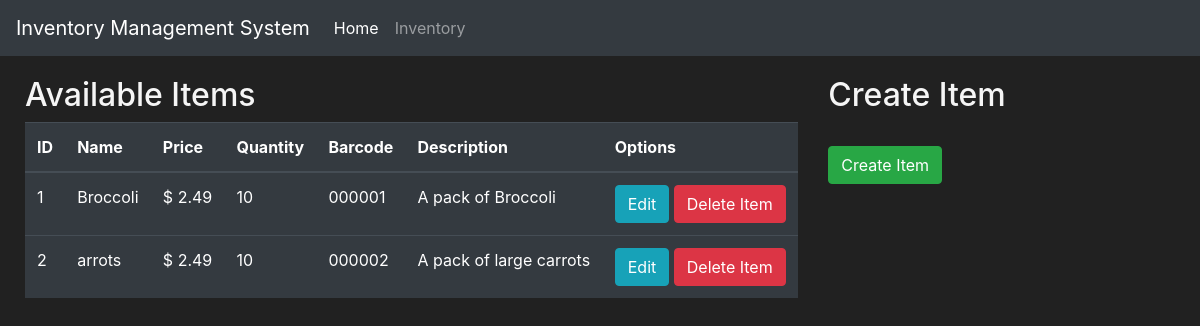
The page /inventory on the database as committed earlier.
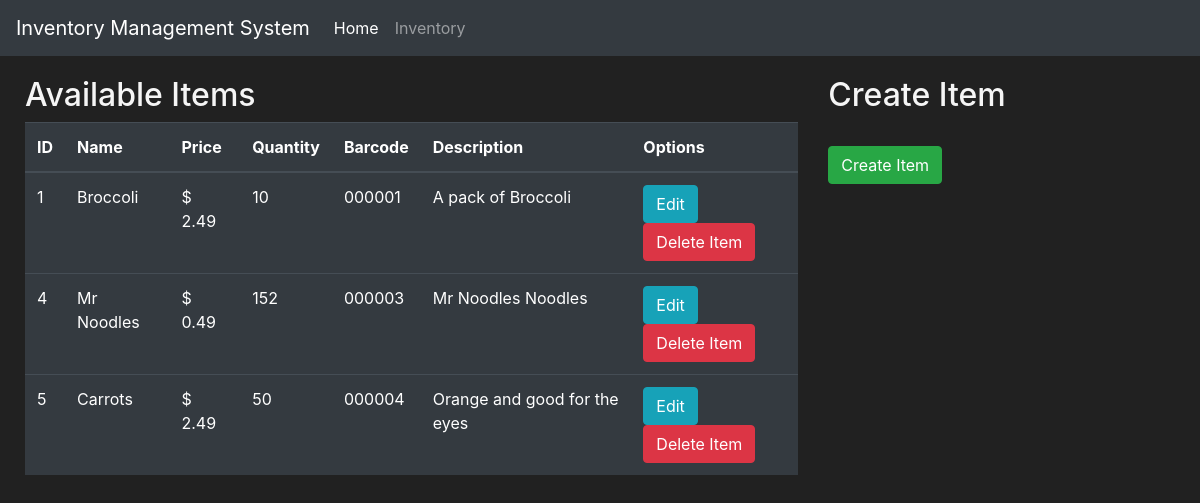
The same page on the database as committed later.
### inventory/models.py (models this page shows)
class Item(db.Model):
    id = db.Column(db.Integer(), primary_key = True)
    name = db.Column(db.String(length = 30), nullable = False, unique = True)
    price = db.Column(db.Float(), nullable = False)
    quantity = db.Column(db.Integer(), nullable = False)
    barcode = db.Column(db.String(length = 12), nullable = False, unique = True)
    description = db.Column(db.String(length = 1024), nullable = False)

### inventory/routes.py (the view, shortened to what this page needs)
@app.route('/inventory', methods=['GET', 'POST'])
def inventory_page():
    deleting_form = DeleteItemForm()
    creating_form = CreateItemForm()
    if request.method == "GET":
        items = Item.query.all()
        return render_template('inventory.html', items=items, deleting_form = deleting_form, creating_form = creating_form)

### inventory/templates/inventory.html (shortened to what this page needs)
{% extends 'base.html' %}
{% block content %}
    <div class = "row" style="margin-top:20px; margin-left:10px">
        <div class="col-8">
            <h2>Available Items</h2>
            <table class="table table-hover table-dark">
                <thead>
                    <tr>
                        <th scope="col">ID</th>
                        <th scope="col">Name</th>
                        <th scope="col">Price</th>
                        <th scope="col">Quantity</th>
                        <th scope="col">Barcode</th>
                        <th scope="col">Description</th>
                        <th scope="col">Options</th>
                    </tr>
                </thead>
                <tbody>
                    {% for item in items %}
                    <tr>
                        <td>{{ item.id }}</td>
                        <td>{{ item.name }}</td>
                        <td>$ {{ item.price }}</td>
                        <td>{{ item.quantity }}</td>
                        <td>{{ item.barcode }}</td>
                        <td>{{ item.description }}</td>
                        <td>
                            <button class="btn btn-outline btn-info" data-toggle="modal" data-target="#Modal-MoreInfo-{{ item.id }}">Edit</button>
                            <button class="btn btn-outline btn-danger" data-toggle="modal" data-target="#Modal-Delete-{{ item.id }}">Delete Item</button>
                        </td>
                    </tr>
                    {% endfor %}
                </tbody>
            </table>
        </div>
        <div class="col-4">
            <h2>Create Item</h2>
            <br>
            <button class="btn btn-outline btn-success" data-toggle="modal" data-target="#Modal-CreateItem">Create Item</button>
        </div>
    </div>
{% endblock %}

### inventory/templates/base.html (shortened to what this page needs)
<!doctype html>
<html lang="en">
<head>
    <link rel="stylesheet" href="https://cdn.jsdelivr.net/npm/bootstrap@4.5.3/dist/css/bootstrap.min.css"
>
</head>
<body>
    <nav class="navbar navbar-expand-md navbar-dark bg-dark">
        <a class="navbar-brand" href="#">Inventory Management System</a>
        <div class="collapse navbar-collapse" id="navbarNav">
            <ul class="navbar-nav mr-auto">
                <li class="nav-item active">
                    <a class="nav-link" href="{{ url_for('home_page') }}">Home</a>
                </li>
                <li class="nav-item">
                    <a class="nav-link" href="{{ url_for('inventory_page') }}">Inventory</a>
                </li>
            </ul>
        </div>
    </nav>
    {% block content %}
    {% endblock %}
</body>
</html>

### inventory/templates/base.html (style rules this page uses)
body { background-color: #212121; color: whitesmoke }

Rows that differ between the two databases and show on the page:
removed Item: id "2", name "arrots", price "2.49", quantity "10", barcode "000002", description "A pack of large carrots"
added Item: id "4", name "Mr Noodles", price "0.49", quantity "152", barcode "000003", description "Mr Noodles Noodles"
added Item: id "5", name "Carrots", price "2.49", quantity "50", barcode "000004", description "Orange and good for the eyes"
